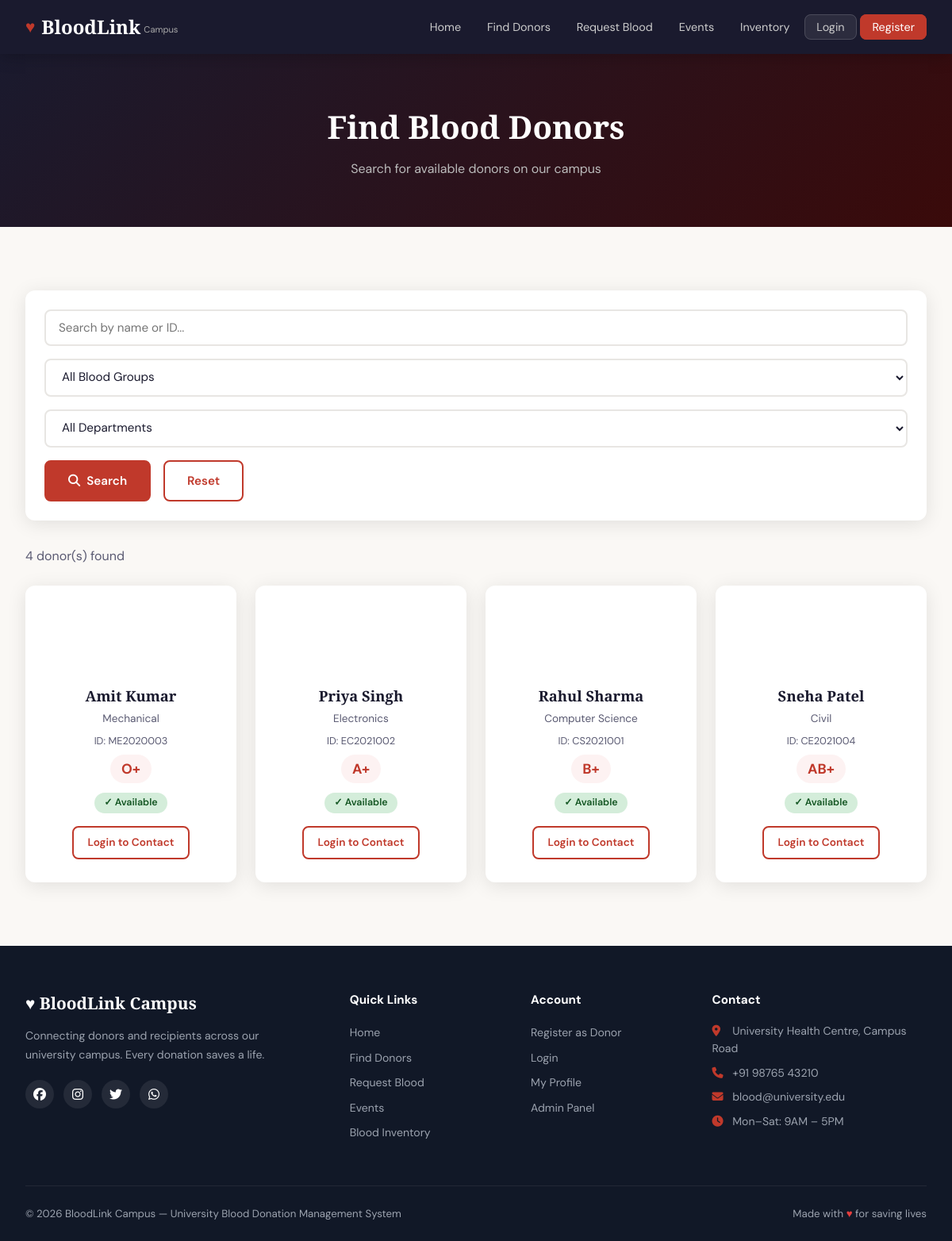
The page /pages/donors.php on the database its author committed.
### tables this page shows
CREATE TABLE IF NOT EXISTS users (
    id INT AUTO_INCREMENT PRIMARY KEY,
    full_name VARCHAR(100) NOT NULL,
    email VARCHAR(100) UNIQUE NOT NULL,
    password VARCHAR(255) NOT NULL,
    phone VARCHAR(15),
    blood_group ENUM('A+','A-','B+','B-','AB+','AB-','O+','O-') NOT NULL,
    age INT,
    gender ENUM('Male','Female','Other'),
    department VARCHAR(100),
    student_id VARCHAR(50),
    address TEXT,
    is_available TINYINT(1) DEFAULT 1,
    role ENUM('donor','admin') DEFAULT 'donor',
    last_donation DATE,
    profile_pic VARCHAR(255) DEFAULT 'default.png',
    created_at TIMESTAMP DEFAULT CURRENT_TIMESTAMP
);

### includes/auth.php (called while the page is built, shortened)
<?php
function isLoggedIn() {
    return isset($_SESSION['user_id']);
}
?>

### pages/donors.php (the view, shortened to what this page needs)
<?php
require_once '../includes/auth.php';
$db = getDB();
$search = isset($_GET['search']) ? sanitize($db, $_GET['search']) : '';
$where = "WHERE role='donor' AND is_available=1";
$donors = $db->query("SELECT * FROM users $where ORDER BY full_name");
include '../includes/header.php';
?>
<div class="page-hero">
    <h1>Find Blood Donors</h1>
    <p>Search for available donors on our campus</p>
</div>
<section class="section">
    <div class="container">
        <form method="GET" class="search-bar">
            <input type="text" name="search" class="form-control" placeholder="Search by name or ID..." value="<?php echo htmlspecialchars($search); ?>">
            <select name="blood" class="form-control">
                <option value="">All Blood Groups</option>
            </select>
            <select name="dept" class="form-control">
                <option value="">All Departments</option>
            </select>
            <button type="submit" class="btn btn-primary">
                <i class="fas fa-search"></i> Search
            </button>
            <a href="<?php echo $base; ?>pages/donors.php" class="btn btn-outline-dark">
                Reset
            </a>
        </form>
        <?php if ($donors->num_rows === 0): ?>
            <div style="text-align:center;padding:4rem;color:var(--gray)">
                <i class="fas fa-user-slash" style="font-size:3rem;color:var(--red-light);margin-bottom:1rem;display:block"></i>
                <h3>No donors found</h3>
                <p>Try adjusting your search filters</p>
            </div>
        <?php else: ?>
            <p style="color:var(--gray);margin-bottom:1.5rem">
                <?php echo $donors->num_rows; ?> donor(s) found
            </p>
            <div class="grid-3">
                <?php while($donor = $donors->fetch_assoc()):
                    $bg_class = 'blood-' . str_replace(['+','-'], ['-pos','-neg'], $donor['blood_group']);
                ?>
                <div class="card donor-card">
                    <div class="card-body">
                        <div class="donor-avatar <?php echo $bg_class; ?>">
                        </div>
                        <div class="donor-name">
                            <?php echo htmlspecialchars($donor['full_name']); ?>
                        </div>
                        <div class="donor-dept">
                            <?php echo htmlspecialchars($donor['department'] ?? 'N/A'); ?>
                        </div>
                        <?php if ($donor['student_id']): ?>
                            <div style="font-size:0.8rem;color:var(--gray);margin-bottom:6px">
                                ID: <?php echo htmlspecialchars($donor['student_id']); ?>
                            </div>
                        <?php endif; ?>
                        <div class="blood-badge">
                            <?php echo $donor['blood_group']; ?>
                        </div><br>
                        <span class="availability-badge badge-available">✓ Available</span>
                        <?php if ($donor['phone'] && isLoggedIn()): ?>
                            <div style="margin-top:1rem">
                                <a href="tel:<?php echo $donor['phone']; ?>" class="btn btn-primary btn-sm">
                                    <i class="fas fa-phone"></i> Contact
                                </a>
                            </div>
                        <?php elseif (!isLoggedIn()): ?>
                            <div style="margin-top:1rem">
                                <a href="<?php echo $base; ?>login.php" class="btn btn-outline-dark btn-sm">
                                    Login to Contact
                                </a>
                            </div>
                        <?php endif; ?>
                    </div>
                </div>
                <?php endwhile; ?>
            </div>
        <?php endif; ?>
    </div>
</section>
<?php include '../includes/footer.php'; ?>

### assets/css/style.css (style rules this page uses)
:root { --red: #c0392b; --red-dark: #922b21; --red-light: #f5b7b1; --red-pale: #fdf2f2; --gold: #d4a017; --ivory: #faf8f5; --charcoal: #1a1a2e; --gray: #5a5a72; --gray-light: #e8e6e3; --white: #ffffff; --shadow: 0 4px 24px rgba(0,0,0,0.10); --shadow-lg: 0 12px 40px rgba(192,57,43,0.15); --radius: 12px; --font-display: 'Playfair Display', Georgia, serif; --font-body: 'DM Sans', sans-serif; --transition: 0.3s cubic-bezier(0.4, 0, 0.2, 1); }
* { margin: 0; padding: 0; box-sizing: border-box; }
body { font-family: var(--font-body); background: var(--ivory); color: var(--charcoal); line-height: 1.6; min-height: 100vh; }
.btn { display: inline-flex; align-items: center; gap: 8px; padding: 12px 28px; border-radius: 8px; font-family: var(--font-body); font-size: 0.95rem; font-weight: 600; text-decoration: none; cursor: pointer; border: 2px solid transparent; transition: var(--transition); }
.btn-primary { background: var(--red); color: var(--white); border-color: var(--red); }
.btn-outline-dark { background: transparent; color: var(--red); border-color: var(--red); }
.btn-sm { padding: 8px 18px; font-size: 0.85rem; }
.section { padding: 80px 2rem; }
.container { max-width: 1200px; margin: 0 auto; }
.card { background: var(--white); border-radius: var(--radius); box-shadow: var(--shadow); overflow: hidden; transition: var(--transition); }
.card-body { padding: 1.8rem; }
.grid-3 { display: grid; grid-template-columns: repeat(auto-fit, minmax(260px, 1fr)); gap: 1.5rem; }
.donor-card { text-align: center; }
.donor-avatar { width: 80px; height: 80px; border-radius: 50%; margin: 0 auto 1rem; display: flex; align-items: center; justify-content: center; font-family: var(--font-display); font-size: 2rem; font-weight: 900; color: var(--white); }
.donor-name { font-family: var(--font-display); font-size: 1.15rem; font-weight: 700; }
.donor-dept { font-size: 0.85rem; color: var(--gray); margin: 3px 0 8px; }
.blood-badge { display: inline-block; padding: 4px 14px; background: var(--red-pale); color: var(--red); border-radius: 50px; font-weight: 700; font-size: 1.1rem; margin-bottom: 10px; }
.availability-badge { display: inline-block; padding: 3px 12px; border-radius: 50px; font-size: 0.78rem; font-weight: 600; }
.badge-available { background: #d4edda; color: #155724; }
.form-control { width: 100%; padding: 11px 16px; border: 2px solid var(--gray-light); border-radius: 8px; font-family: var(--font-body); font-size: 0.95rem; background: var(--white); color: var(--charcoal); transition: var(--transition); outline: none; }
.page-hero { background: linear-gradient(135deg, var(--charcoal), #3a0a0a); color: var(--white); padding: 60px 2rem; text-align: center; }
.page-hero h1 { font-family: var(--font-display); font-size: 2.5rem; font-weight: 900; }
.page-hero p { color: #bbb; margin-top: 0.5rem; }
.search-bar { display: flex; gap: 1rem; flex-wrap: wrap; background: var(--white); border-radius: var(--radius); padding: 1.5rem; box-shadow: var(--shadow); margin-bottom: 2rem; }
.search-bar .form-control { margin: 0; }
.search-bar .btn { white-space: nowrap; }

### rows shown on the page
users: full_name "Amit Kumar", department "Mechanical", student "ME2020003", blood_group "O+"
users: full_name "Priya Singh", department "Electronics", student "EC2021002", blood_group "A+"
users: full_name "Rahul Sharma", department "Computer Science", student "CS2021001", blood_group "B+"
users: full_name "Sneha Patel", department "Civil", student "CE2021004", blood_group "AB+"

### other values the page prints
$donors->num_rows "4"
